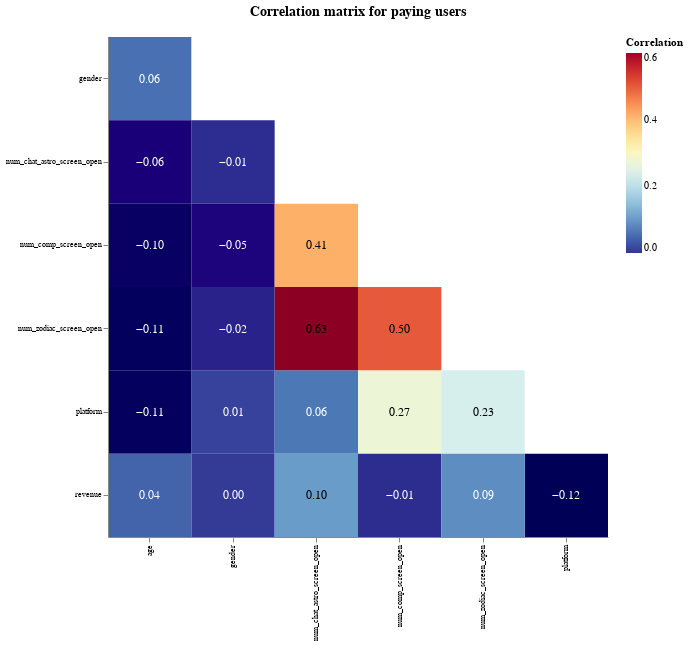

Here is the notebook cell this chart was saved with:
### Markdown cell above
### Correlation

### Code cell
# Creating and visualizing correlation matrix for features for clustering 
correl_matrix = merged_data_scaled[cols_to_scale].corr().reset_index().melt("index")
correl_matrix.columns = ["x1", "x2", "correlation"]

base_matrix = alt.Chart(correl_matrix).transform_filter(alt.datum.x1 < alt.datum.x2).encode(
    x=alt.X("x1:N", axis=alt.Axis(title=None, labelAngle=270, labelFontSize=7.5)),
    y=alt.Y("x2:N", axis=alt.Axis(title=None, labelFontSize=7.5))
)

rects_matrix = base_matrix.mark_rect().encode(color=alt.Color("correlation:Q", scale=alt.Scale(domain=(0, 0.6), scheme="redyellowblue", reverse=True, type="linear"), legend=alt.Legend(title="Correlation")),)

text_correl = base_matrix.mark_text(size=12).encode(color=alt.condition("datum.correlation > 0.1", alt.value("black"), alt.value("white")), text=alt.Text("correlation:Q", format=",.2f"))

(rects_matrix + text_correl).properties(width=500, height=500, title=alt.TitleParams(text=["Correlation matrix for paying users"], fontSize=14, anchor="middle", baseline="bottom")).configure_view(strokeWidth=0)

### Figure 1 — Vega-Lite specification as saved in the notebook (floating-point values rounded to 4 significant figures)
{"config": {"view": {"continuousWidth": 400, "continuousHeight": 300, "strokeWidth": 0}}, "layer": [{"mark": "rect", "encoding": {"color": {"field": "correlation", "legend": {"title": "Correlation"}, "scale": {"domain": [0, 0.6], "reverse": true, "scheme": "redyellowblue", "type": "linear"}, "type": "quantitative"}, "x": {"axis": {"labelAngle": 270, "labelFontSize": 7.5, "title": null}, "field": "x1", "type": "nominal"}, "y": {"axis": {"labelFontSize": 7.5, "title": null}, "field": "x2", "type": "nominal"}}, "transform": [{"filter": "(datum.x1 < datum.x2)"}]}, {"mark": {"type": "text", "size": 12}, "encoding": {"color": {"condition": {"value": "black", "test": "datum.correlation > 0.1"}, "value": "white"}, "text": {"field": "correlation", "format": ",.2f", "type": "quantitative"}, "x": {"axis": {"labelAngle": 270, "labelFontSize": 7.5, "title": null}, "field": "x1", "type": "nominal"}, "y": {"axis": {"labelFontSize": 7.5, "title": null}, "field": "x2", "type": "nominal"}}, "transform": [{"filter": "(datum.x1 < datum.x2)"}]}], "data": {"name": "data-7209cdf03cefc19283ef76185ebbb4bb"}, "height": 500, "title": {"text": ["Correlation matrix for paying users"], "anchor": "middle", "baseline": "bottom", "fontSize": 14}, "width": 500, "$schema": "https://vega.github.io/schema/vega-lite/v4.17.0.json", "datasets": {"data-7209cdf03cefc19283ef76185ebbb4bb": [{"x1": "platform", "x2": "platform", "correlation": 1.0}, {"x1": "gender", "x2": "platform", "correlation": 0.01163}, {"x1": "age", "x2": "platform", "correlation": -0.1074}, {"x1": "revenue", "x2": "platform", "correlation": -0.122}, {"x1": "num_chat_astro_screen_open", "x2": "platform", "correlation": 0.06397}, {"x1": "num_comp_screen_open", "x2": "platform", "correlation": 0.2717}, {"x1": "num_zodiac_screen_open", "x2": "platform", "correlation": 0.2325}, {"x1": "platform", "x2": "gender", "correlation": 0.01163}, {"x1": "gender", "x2": "gender", "correlation": 1.0}, {"x1": "age", "x2": "gender", "correlation": 0.05613}, {"x1": "revenue", "x2": "gender", "correlation": 0.004795}, {"x1": "num_chat_astro_screen_open", "x2": "gender", "correlation": -0.008471}, {"x1": "num_comp_screen_open", "x2": "gender", "correlation": -0.04901}, {"x1": "num_zodiac_screen_open", "x2": "gender", "correlation": -0.01979}, {"x1": "platform", "x2": "age", "correlation": -0.1074}, {"x1": "gender", "x2": "age", "correlation": 0.05613}, {"x1": "age", "x2": "age", "correlation": 1.0}, {"x1": "revenue", "x2": "age", "correlation": 0.0432}, {"x1": "num_chat_astro_screen_open", "x2": "age", "correlation": -0.05583}, {"x1": "num_comp_screen_open", "x2": "age", "correlation": -0.09832}, {"x1": "num_zodiac_screen_open", "x2": "age", "correlation": -0.1092}, {"x1": "platform", "x2": "revenue", "correlation": -0.122}, {"x1": "gender", "x2": "revenue", "correlation": 0.004795}, {"x1": "age", "x2": "revenue", "correlation": 0.0432}, {"x1": "revenue", "x2": "revenue", "correlation": 1.0}, {"x1": "num_chat_astro_screen_open", "x2": "revenue", "correlation": 0.1041}, {"x1": "num_comp_screen_open", "x2": "revenue", "correlation": -0.00877}, {"x1": "num_zodiac_screen_open", "x2": "revenue", "correlation": 0.08818}, {"x1": "platform", "x2": "num_chat_astro_screen_open", "correlation": 0.06397}, {"x1": "gender", "x2": "num_chat_astro_screen_open", "correlation": -0.008471}, {"x1": "age", "x2": "num_chat_astro_screen_open", "correlation": -0.05583}, {"x1": "revenue", "x2": "num_chat_astro_screen_open", "correlation": 0.1041}, {"x1": "num_chat_astro_screen_open", "x2": "num_chat_astro_screen_open", "correlation": 1.0}, {"x1": "num_comp_screen_open", "x2": "num_chat_astro_screen_open", "correlation": 0.415}, {"x1": "num_zodiac_screen_open", "x2": "num_chat_astro_screen_open", "correlation": 0.6332}, {"x1": "platform", "x2": "num_comp_screen_open", "correlation": 0.2717}, {"x1": "gender", "x2": "num_comp_screen_open", "correlation": -0.04901}, {"x1": "age", "x2": "num_comp_screen_open", "correlation": -0.09832}, {"x1": "revenue", "x2": "num_comp_screen_open", "correlation": -0.00877}, {"x1": "num_chat_astro_screen_open", "x2": "num_comp_screen_open", "correlation": 0.415}, {"x1": "num_comp_screen_open", "x2": "num_comp_screen_open", "correlation": 1.0}, {"x1": "num_zodiac_screen_open", "x2": "num_comp_screen_open", "correlation": 0.5009}, {"x1": "platform", "x2": "num_zodiac_screen_open", "correlation": 0.2325}, {"x1": "gender", "x2": "num_zodiac_screen_open", "correlation": -0.01979}, {"x1": "age", "x2": "num_zodiac_screen_open", "correlation": -0.1092}, {"x1": "revenue", "x2": "num_zodiac_screen_open", "correlation": 0.08818}, {"x1": "num_chat_astro_screen_open", "x2": "num_zodiac_screen_open", "correlation": 0.6332}, {"x1": "num_comp_screen_open", "x2": "num_zodiac_screen_open", "correlation": 0.5009}, {"x1": "num_zodiac_screen_open", "x2": "num_zodiac_screen_open", "correlation": 1.0}]}}
